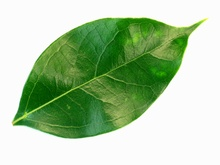
%> input picture contour-tracing/15.jpg, 220 x 165 px, shrunk from 1600 x 1200 before the run
$ octave dip_leaf_contour.m   (GNU Octave 9; MATLAB toolbox functions it lacks are replaced by stand-ins)
%> lines starting %> are read from the running program, lines starting %| are printed output that depends on the picture; in (x1, y1, x2, y2) boxes, pixels count from 0 and x2, y2 are one past the last pixel; in counts of white or black regions, pixels touching at a corner belong together; the program's own positions count from 1
I = imread('/Users/mert/Desktop/dip_final_th_question_2/15.jpg');
%> I is the input picture: size 165x220x3 uint8; mean R, G, B 174, 200.4, 164.2

figure, imshow(I);

Ig = rgb2gray(I);
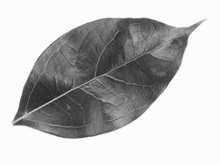
%> Ig: size 165x220 uint8; min 38, max 255, mean 188.4

figure, imshow(Ig);

Ib = imbinarize(Ig);
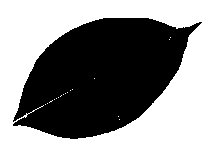
%> Ib: size 165x220 logical; 59.2% white; 1 black region, box (x1, y1, x2, y2) and area: (13, 18, 202, 139) 14819
Ib = imcomplement(Ib);

figure, imshow(Ib);

N = size(Ib);
%> N = [165 220]

Ic = zeros(N);

i = 1;
j = 1;
flag = 0;
while i < N(1)
    while j < N(2)
        k = i-1;
        l = j-1;
        flag = 0;

        while k < i+1
            while l < j+1
                if ((k > 1 && l > 1) && (k <= N(1) && l <= N(2)))
                    if(Ib(k,l))
                        i = k;
                        j = l;
                        Ic(k, l) = 1;
                        flag = 1;
                        break;
                    end
                end
                if(flag == 1)
                    break;
                end
                l = l+1;
            end
            if(flag == 1)
              break;
            end
            k = k+1;
        end


        j = j+1;
    end
    i = i+1;
end
%> Ic: size 165x220 double; every value is 0
%> after the loop, i = 165; j = 220

figure, imshow(Ig);

% [7 lines of commented-out code are left out]

figure, imshow(Ic);
